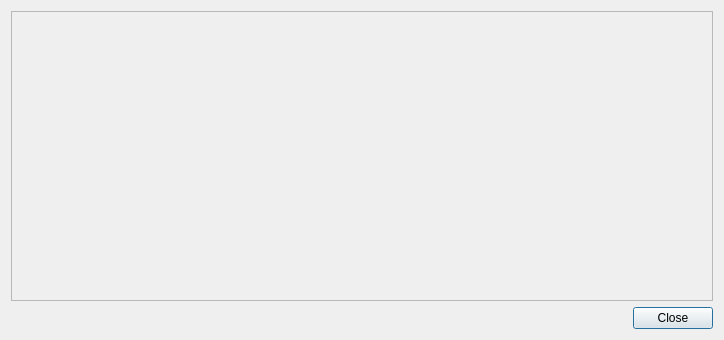
<?xml version="1.0" encoding="UTF-8"?>
<ui version="4.0">
 <class>HistoryDialog</class>
 <widget class="QDialog" name="HistoryDialog">
  <property name="geometry">
   <rect>
    <x>0</x>
    <y>0</y>
    <width>724</width>
    <height>340</height>
   </rect>
  </property>
  <property name="windowTitle">
   <string>History</string>
  </property>
  <layout class="QVBoxLayout" name="verticalLayout">
   <item>
    <widget class="Tao::HistoryFrame" name="historyFrame">
     <property name="frameShape">
      <enum>QFrame::StyledPanel</enum>
     </property>
     <property name="frameShadow">
      <enum>QFrame::Raised</enum>
     </property>
    </widget>
   </item>
   <item>
    <widget class="QDialogButtonBox" name="buttonBox">
     <property name="layoutDirection">
      <enum>Qt::LeftToRight</enum>
     </property>
     <property name="orientation">
      <enum>Qt::Horizontal</enum>
     </property>
     <property name="standardButtons">
      <set>QDialogButtonBox::Close</set>
     </property>
     <property name="centerButtons">
      <bool>false</bool>
     </property>
    </widget>
   </item>
  </layout>
 </widget>
 <customwidgets>
  <customwidget>
   <class>Tao::HistoryFrame</class>
   <extends>QFrame</extends>
   <header>history_frame.h</header>
   <container>1</container>
  </customwidget>
 </customwidgets>
 <resources/>
 <connections>
  <connection>
   <sender>buttonBox</sender>
   <signal>rejected()</signal>
   <receiver>HistoryDialog</receiver>
   <slot>reject()</slot>
   <hints>
    <hint type="sourcelabel">
     <x>361</x>
     <y>319</y>
    </hint>
    <hint type="destinationlabel">
     <x>361</x>
     <y>169</y>
    </hint>
   </hints>
  </connection>
 </connections>
</ui>
